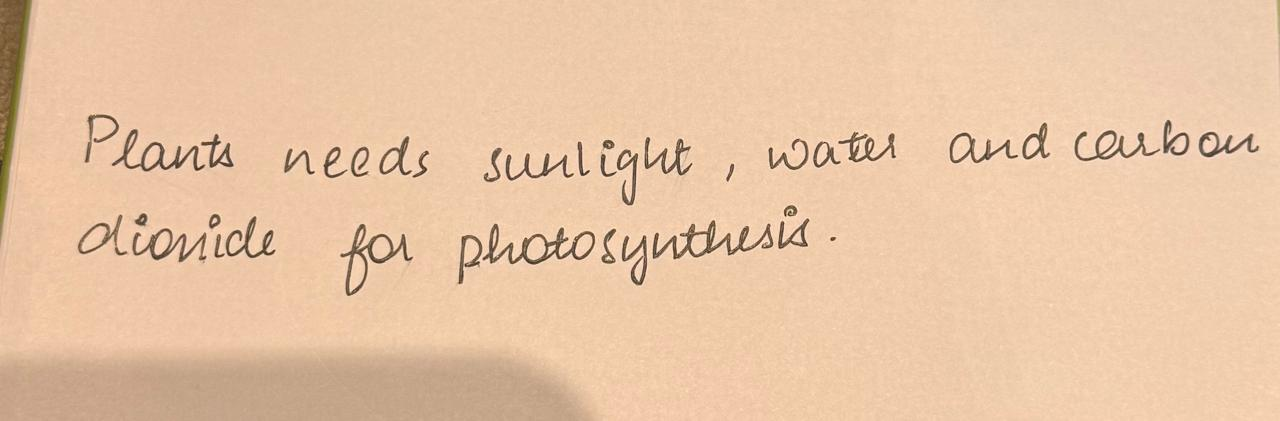
#> input picture ai/answer.png, 1280 x 421 px
$ python -i preprocessing.py   (imports and definitions only)
#> lines starting #> are read from the running program, lines starting #| are printed output that depends on the picture
from PIL import Image, ImageEnhance, ImageOps


def preprocess_image(image_path):
    # Open image
#> called with image_path = '../answer.png'
    image = Image.open(image_path).convert("RGB")
#> image is the input picture: PIL image 1280x421 RGB; mean R, G, B 232.1, 196.6, 165.2

    # Convert to grayscale
    image = ImageOps.grayscale(image)
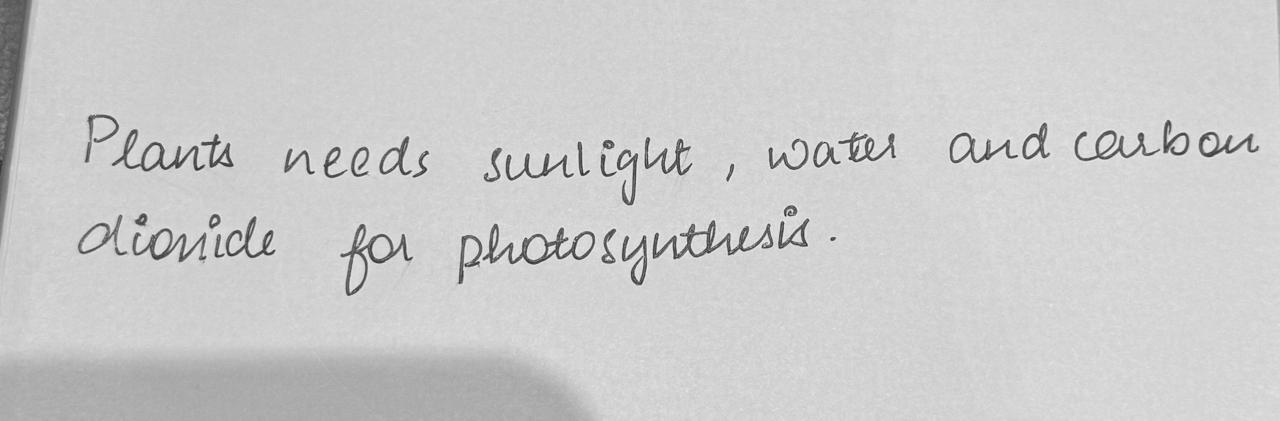
#> image: PIL image 1280x421 L; min 36, max 245, mean 203.6

    # Improve contrast
    image = ImageEnhance.Contrast(image).enhance(2.0)
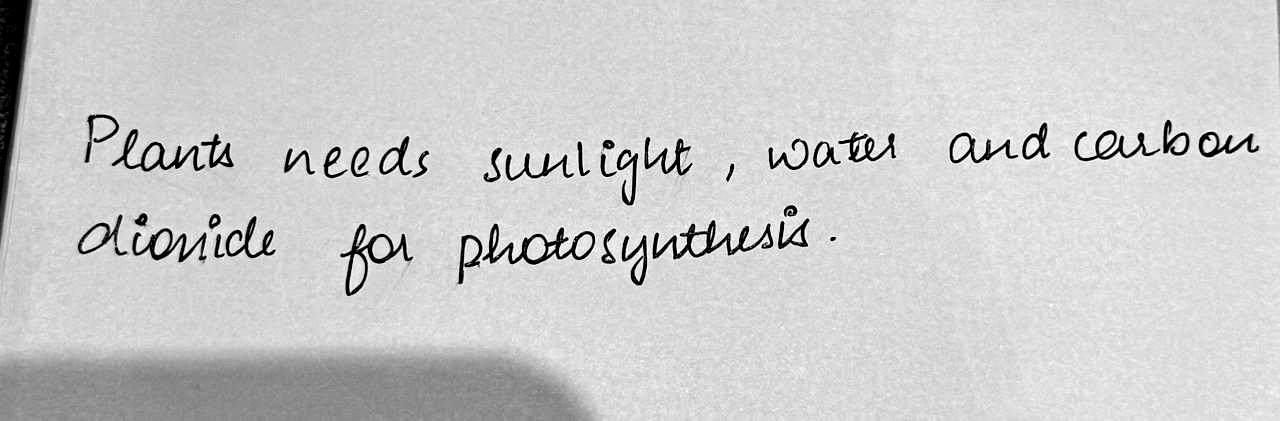
#> image: PIL image 1280x421 L; min 0, max 255, mean 203.9

    # Convert back to RGB because TrOCR expects RGB
    image = image.convert("RGB")
#> image: PIL image 1280x421 RGB

    return image

>>> result = preprocess_image('../answer.png')
